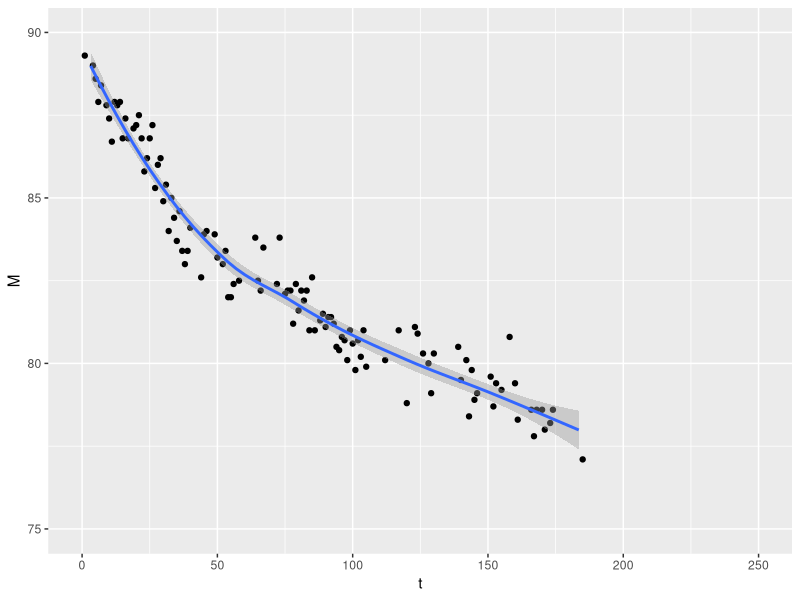

Generate this figure with R:
daysSinceStart <- function(){
  
  today <- Sys.Date()
  day <- format(today,"%d")
  month <- format(today,"%m")
  year <- format(today,"%Y")
  as.numeric(ISOdate(year,month,day)- ISOdate("2019","1","31"),units='days')
}



daysSinceStart()

t <- c(1,4,5,6,7,9,10,11,12,13,14,15,16,17,19,20,21,22,23,24,25,26,
       27,28,29,30,31,32,33,34,35,36,37,38,39,40,44,45,46,49,50,52,53,54,55,
       56,58,64,65,66,67,72,73,75,76,77,78,79,80,81,82,83,84,85,86,88,89,90,
       91,92,93,94,95,96,97,98,99,100,101,102,103,104,105,112,117,120,123,124,
       126,128,129,130,139,140,142,143,144,145,146,151,152,153,155,158,160,
       161,166,167,168,170,171,173,174,185)
M <- c(89.3,89,88.6,87.9,88.4,87.8,87.4,86.7,87.9,87.8,87.9,86.8,
       87.4,86.8,87.1,87.2,87.5,86.8,85.8,86.2,86.8,87.2,85.3,86,
       86.2,84.9,85.4,84,85,84.4,83.7,84.6,83.4,83,83.4,84.1,82.6,
       83.9,84.0,83.9,83.2,83,83.4,82,82,82.4,82.5,83.8,82.5,82.2,
       83.5,82.4,83.8,82.1,82.2,82.2,81.2,82.4,81.6,82.2,81.9,82.2,
       81.0,82.6,81.0,81.3,81.5,81.1,81.4,81.4,81.2,80.5,80.4,80.8,
       80.7,80.1,81.0,80.6,79.8,80.7,80.2,81,79.9,80.1,81.0,78.8,81.1,80.9,
       80.3,80.0,79.1,80.3,80.5,79.5,80.1,78.4,79.8,78.9,79.1,79.6,78.7,79.4,
       79.2,80.8,79.4,78.3,78.6,77.8,78.6,78.6,78.0,78.2,78.6,77.1)
length(M)
length(t)
library(ggplot2)
data <- data.frame(t=t,M=M)
ggplot(data=data,aes(t,M)) + geom_point() + scale_x_continuous(limits = c(0,250)) + scale_y_continuous(limits=c(75,90)) + stat_smooth(method="loess",fullrange=TRUE)
?stat_smooth



